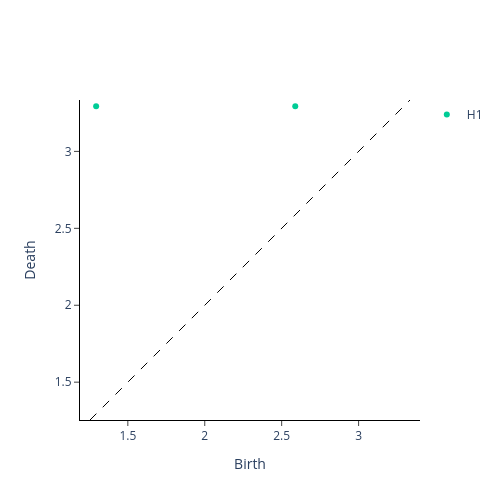

The notebook cell saved with this chart:
### Code cell
scaler = Scaler()
im8_scaled = scaler.fit_transform(im8_cubical)

scaler.plot(im8_scaled)

### Figure 1 — Plotly figure (JSON) as saved in the notebook; plotly's stock layout.template omitted (floating-point values rounded to 4 significant figures)
{"data": [{"hoverinfo": "none", "line": {"color": "black", "dash": "dash", "width": 1}, "mode": "lines", "showlegend": false, "type": "scatter", "x": [1.254, 3.334], "y": [1.254, 3.334]}, {"hoverinfo": "text", "hovertext": [], "mode": "markers", "name": "H0", "type": "scatter", "x": [], "y": []}, {"hoverinfo": "text", "hovertext": ["(1.2941176470588236, 3.2941176470588234)", "(2.588235294117647, 3.2941176470588234)"], "mode": "markers", "name": "H1", "type": "scatter", "x": [1.294, 2.588], "y": [3.294, 3.294]}], "layout": {"height": 500, "plot_bgcolor": "white", "width": 500, "xaxis": {"autorange": false, "exponentformat": "e", "linecolor": "black", "linewidth": 1, "mirror": false, "range": [1.254, 3.334], "showexponent": "all", "showline": true, "side": "bottom", "ticks": "outside", "title": {"text": "Birth"}, "type": "linear", "zeroline": true}, "yaxis": {"autorange": false, "exponentformat": "e", "linecolor": "black", "linewidth": 1, "mirror": false, "range": [1.254, 3.334], "scaleanchor": "x", "scaleratio": 1, "showexponent": "all", "showline": true, "side": "left", "ticks": "outside", "title": {"text": "Death"}, "type": "linear", "zeroline": true}}}
